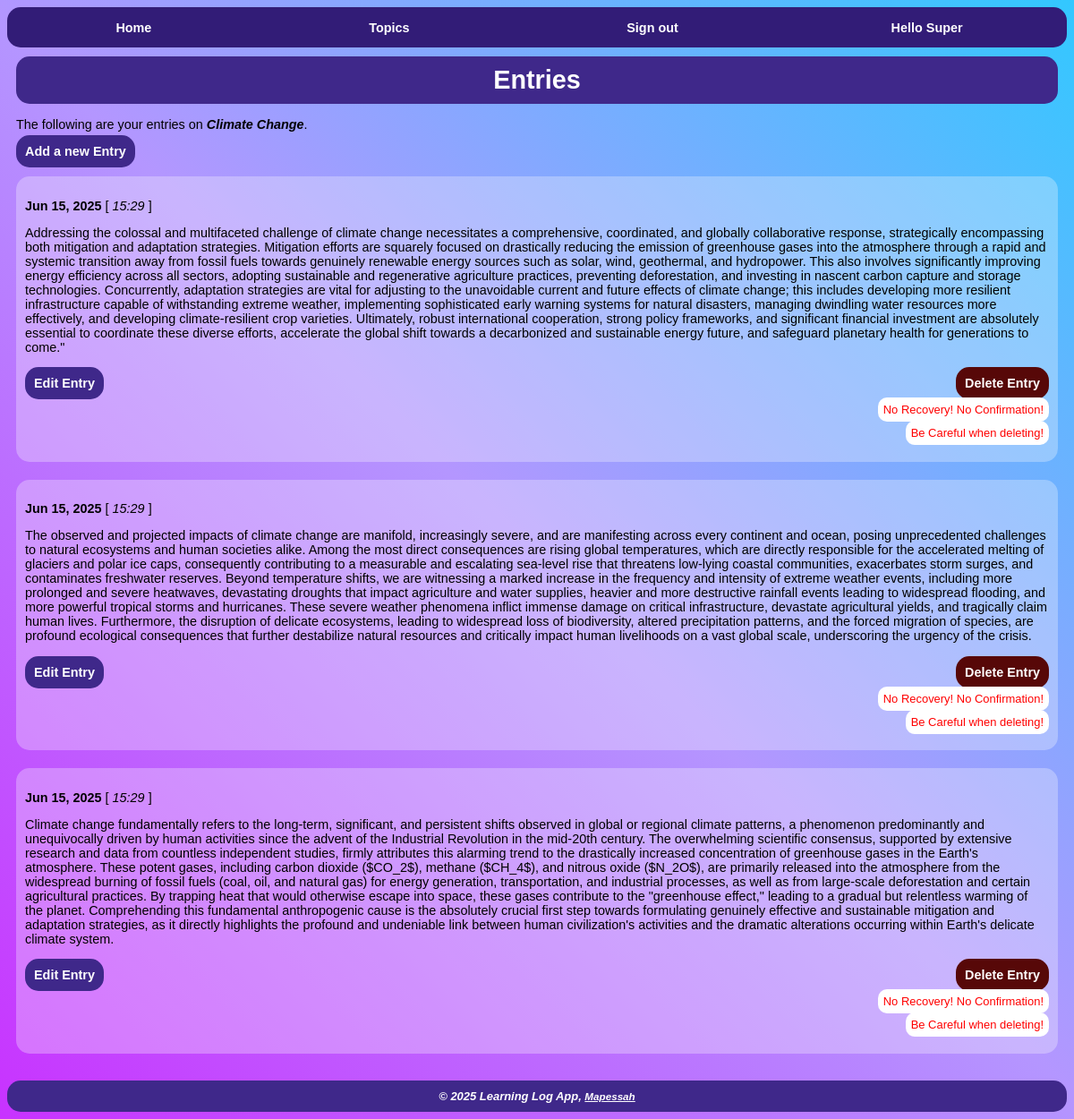
/topic/2/ (signed in), run on the app's committed database.
### learning_log/models.py (models this page shows, shortened)
class Topic(models.Model):
    text = models.CharField(max_length=200)
    owner = models.ForeignKey(User, on_delete=models.CASCADE)
    date_added = models.DateTimeField(auto_now_add=True)

class Entry(models.Model):
    topic = models.ForeignKey(Topic, on_delete=models.CASCADE)
    text = models.TextField()
    date_added = models.DateTimeField(auto_now_add=True)
    class Meta:
        verbose_name_plural = 'entries'

### learning_log/views.py (the view)
# urls.py: path('topic/<int:topic_id>/', views.topic, name='topic'),
@login_required
def topic(request, topic_id):
    topic = Topic.objects.get(id=topic_id)
    entries = topic.entry_set.order_by('-date_added')
    if request.user != topic.owner:
        raise Http404
    button2 = False
    if len(entries) > 10:
        button2 = True
    context = {'topic': topic, 'entries': entries, 'button2': button2}
    return render(request, 'learning_log/topic.html', context)

### learning_log/templates/learning_log/topic.html (shortened to what this page needs)
{% extends 'learning_log/base.html' %}
{% block content %}
    <div id="topic-page">
        <h1>Entries</h1>
        <p>The following are your entries on <strong><i>{{ topic.text }}</i></strong>.</p>
        <p>
            <a href="{% url 'learning_log:new_entry' topic.id %}" id="new-entry-button">Add a new Entry</a>
        </p>
        {% for entry in entries %}
            <div id="entry-display-box">
                <p>
                    <strong>{{ entry.date_added|date:'M d, Y' }}</strong>
                    [ <i>{{ entry.date_added|date:' H:i' }}</i> ]
                </p>
                <p>{{ entry.text|linebreaks }}</p>
                <p>
                    <div>
                        <a href="{% url 'learning_log:edit_entry' entry.id %}" id="edit-entry-button" class="left">Edit Entry</a>
                        <a href="{% url 'learning_log:delete_entry' entry.id %}" id="delete-entry-button" class="right">Delete Entry</a>
                        <br><br>
                        <p id="delete-caution-p"><span id="delete-caution-span">No Recovery! No Confirmation!</span></p>
                        <p id="delete-caution-p"><span id="delete-caution-span">Be Careful when deleting!</span></p>
                    </div>
                </p>
            </div>
        {% empty %}
            <p>No entries added for this topic!</p>
        {% endfor %}
    </div>
{% endblock content %}

### learning_log/templates/learning_log/base.html (shortened to what this page needs)
{% load static %}
<!DOCTYPE html>
<html>
    <head>
        <link rel="stylesheet" href="{% static 'learning_log/css/base_styles.css' %}">
    </head>
    <body>
        <div id="body-content">
            <div id="navigation-bar">
                <p>
                    <div id="navigation-item">
                        <a href="{% url 'learning_log:index' %}">Home</a>
                    </div>
                    <div id="navigation-item">
                        <a href="{% url 'learning_log:topics' %}">Topics</a>
                    </div>
                {% if user.is_authenticated %}
                    <div id="navigation-item">
                        <form action="{% url 'accounts:logout' %}" method="post">
                            <button name="submit" id="logout-button">Sign out</button>
                        </form>
                    </div>
                    <div id="navigation-item">Hello <span id="username">{{ user.username }}</span></div>
                {% else %}
                    <div id="navigation-item"><a href="{% url 'accounts:login' %}">Login</a></div>
                    <div id="navigation-item"><a href="{% url 'accounts:register' %}">Register</a></div>
                {% endif %}
                </p>
            </div>
            <div id="block-content">
            {% block content %}
            {% endblock content %}
            </div>
            <div id="footer">
                &copy; 2025 Learning Log App,
                <a href="https://github.com/mapessah/">Mapessah</a>
            </div>
        </div>
    </body>
</html>

### learning_log/static/learning_log/css/base_styles.css (style rules this page uses)
body { background: linear-gradient(45deg, rgb(200,50, 255), rgb(180, 150, 255), rgb(50, 200, 255)); background-attachment: fixed; font-family: 'Franklin Gothic Medium', 'Arial Narrow', Arial, sans-serif; font-size: .9em; }
#block-content { padding: 10px; min-height: 75vh; display: flex; }
#topic-page, #login-form-page, #topics-page, #registration-form-page, #new-topic-form-page { margin: auto; }
#navigation-bar { display: flex; background: rgb(50, 28, 119); height: 1.2cm; border-radius: 15px; }
#navigation-item { margin: auto; }
#navigation-item a, #navigation-bar a, #navigation-item, #logout-button { color: white; font-weight: bold; text-decoration: none; padding: 5px; background: none; border: none; font-size: 1em; }
#footer { background: rgb(63, 40, 138); padding: 10px; text-align: center; border-radius: 15px; }
#footer a, #footer { color: white; font-weight: bold; font-size: .9em; font-style: italic; }
h1, h2, h3 { background-color: rgb(63, 40, 138); color: white; text-align: center; padding: 10px; margin-top: 0; margin-bottom: 0; border-radius: 15px; }
#username { text-transform: capitalize; }
#new-topic-button, #edit-entry-form-button ,#new-entry-form-button, #new-entry-button, #edit-entry-button, #login-form-button, #registration-form-button { background-color: rgb(63, 40, 138); color: white; text-align: center; padding: 10px; text-decoration: none; font-weight: bold; border-radius: 15px; }
#edit-entry-button { float: inline-start; }
#delete-entry-button { background-color: rgb(87, 8, 8); color: white; text-align: center; padding: 10px; text-decoration: none; font-weight: bold; float: inline-end; border-radius: 15px; }
form { display:table; }
#delete-caution-p { float: none; background: none; margin-bottom: 10px; margin-top: 7px; text-align: end; }
#delete-caution-span { color: red; background-color: white; padding: 6px; font-size: .9em; border-radius: 10px; }
#entry-display-box { background-color: rgba(250, 250, 250, .3); padding: 10px; margin: 20px 0 20px 0; border-radius: 15px; }

### data on the page
Topic: text "Climate Change"
Entry: date_added "Jun 15, 2025", date_added "15:29", text "Addressing the colossal and multifaceted challenge of climate change necessitates a comprehensive, coordinated, and globally collaborative response, strategically encompassing both mitigation and adaptation strategies. Mitigation efforts are squarely focused on drastically reducing the emission of greenhouse gases into the atmosphere through a rapid and systemic transition away from fossil fuels towards genuinely renewable energy sources such as solar, wind, geothermal, and hydropower. This also involves significantly improving energy efficiency across all sectors, adopting sustainable and regenerative agriculture practices, preventing deforestation, and investing in nascent carbon capture…"
Entry: date_added "Jun 15, 2025", date_added "15:29", text "The observed and projected impacts of climate change are manifold, increasingly severe, and are manifesting across every continent and ocean, posing unprecedented challenges to natural ecosystems and human societies alike. Among the most direct consequences are rising global temperatures, which are directly responsible for the accelerated melting of glaciers and polar ice caps, consequently contributing to a measurable and escalating sea-level rise that threatens low-lying coastal communities, exacerbates storm surges, and contaminates freshwater reserves. Beyond temperature shifts, we are witnessing a marked increase in the frequency and intensity of extreme weather events, including more…"
Entry: date_added "Jun 15, 2025", date_added "15:29", text "Climate change fundamentally refers to the long-term, significant, and persistent shifts observed in global or regional climate patterns, a phenomenon predominantly and unequivocally driven by human activities since the advent of the Industrial Revolution in the mid-20th century. The overwhelming scientific consensus, supported by extensive research and data from countless independent studies, firmly attributes this alarming trend to the drastically increased concentration of greenhouse gases in the Earth's atmosphere. These potent gases, including carbon dioxide ($CO_2$), methane ($CH_4$), and nitrous oxide ($N_2O$), are primarily released into the atmosphere from the widespread burning of…"

### other printed values
{{ user.username }} "Super"
